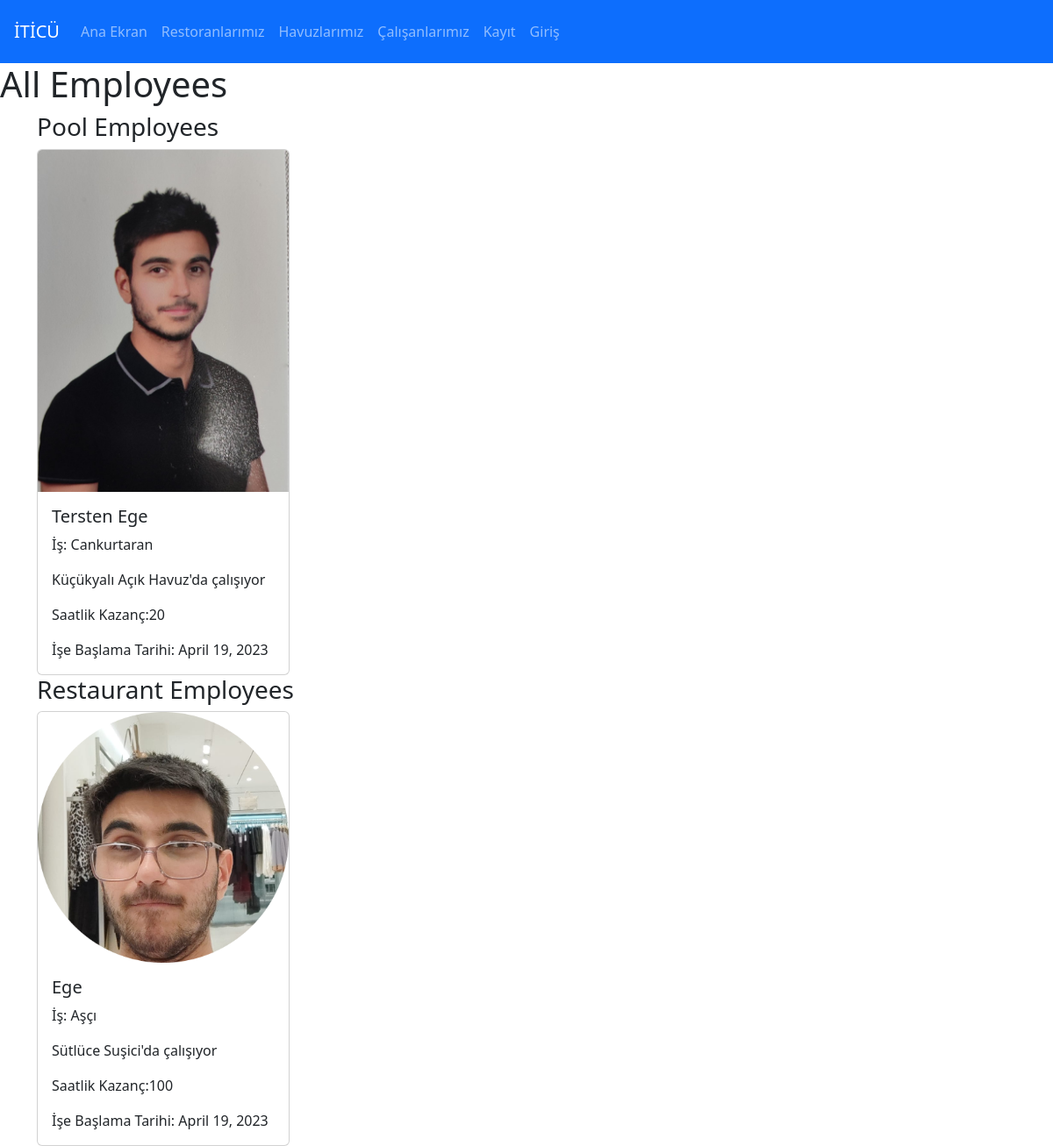
The page /employees on the database its author committed.
### web/models.py (models this page shows, shortened)
class PoolEmployeeRelation(models.Model):
    employee = models.ForeignKey(Employee,on_delete=models.CASCADE)
    pool = models.ForeignKey(Pool,on_delete=models.CASCADE)
    hourly_wage = models.IntegerField(null=True)
    start_Date = models.DateField(null=True)

class Employee(models.Model):
    name = models.CharField(max_length=30,null=True)
    job = models.CharField(max_length=20,null= True)
    img = models.ImageField(null=True,upload_to="uploads")

class Pool(models.Model):
    hotel = models.ForeignKey(Hotel,on_delete=models.CASCADE)
    type = models.CharField(max_length=20)
    img = models.ImageField(null=True,upload_to="uploads")
    def __str__(self):
        return self.hotel.name + " " + self.type

class Hotel(models.Model):
    name = models.CharField(max_length=20)
    location = models.CharField(max_length=40)
    stars = models.IntegerField()
    img = models.ImageField(null=True,upload_to="uploads")

class RestaurantEmployeeRelation(models.Model):
    employee = models.ForeignKey(Employee,on_delete=models.CASCADE)
    restaurant = models.ForeignKey(Restaurant,on_delete=models.CASCADE)
    hourly_wage = models.IntegerField(null=True)
    start_Date = models.DateField(null=True)

class Restaurant(models.Model):
    hotel = models.ForeignKey(Hotel ,on_delete=models.CASCADE)
    name = models.CharField(max_length=20)
    img = models.ImageField(null = True,upload_to="uploads")
    def __str__(self) ->str:
        return self.hotel.name+" "+self.name

### web/views.py (the view)
# urls.py: path("employees",views.employees,name="employees"),
def employees(request):
      employees = Employee.objects.all()
      data = {"employees":employees,"pools":PoolEmployeeRelation.objects.all(),"restaurants":RestaurantEmployeeRelation.objects.all()}
      return render(request,"employees.html",data)

### web/templates/employees.html (shortened to what this page needs)
{%extends 'base.html'%}
{%block title%}
<h1>All Employees </h1>
{%endblock%}
{%block body%}
<h3>Pool Employees</h3>
{%for pool in pools%}
<div class="col-3 ">
{%include 'partials/_employee.html'%}
</div>
{% endfor %}
 <h3>Restaurant Employees</h3>
{%for rest in restaurants%}
<div class="col-3 ">
{%include 'partials/_employee2.html'%}
</div>
{% endfor %}
{%endblock%}

### templates/partials/_employee.html
<div class="card" style="width: 18rem;">
    <img src=" {{pool.employee.img.url}}" class="card-img-top" alt="...">
    <div class="card-body">
      <h5 class="card-title">{{pool.employee.name}}</h5>
      <p class="card-text">İş: {{pool.employee.job}}</p>
      <p class="card-text">{{pool.pool}}'da çalışıyor</p>
      <p class="card-text">Saatlik Kazanç:{{pool.hourly_wage}}</p>
      <p class="card-text">İşe Başlama Tarihi: {{pool.start_Date}}</p>
    </div>
  </div>

### templates/partials/_employee2.html
<div class="card" style="width: 18rem;">
    <img src=" {{rest.employee.img.url}}" class="card-img-top" alt="...">
    <div class="card-body">
      <h5 class="card-title">{{rest.employee.name}}</h5>
      <p class="card-text">İş: {{rest.employee.job}}</p>
      <p class="card-text">{{rest.restaurant}}'da çalışıyor</p>
      <p class="card-text">Saatlik Kazanç:{{rest.hourly_wage}}</p>
      <p class="card-text">İşe Başlama Tarihi: {{rest.start_Date}}</p>
    </div>
  </div>

### rows shown on the page
PoolEmployeeRelation: employee.img (picture), employee.name "Tersten Ege", employee.job "Cankurtaran", pool "Küçükyalı Açık Havuz", hourly_wage "20", start_Date "April 19, 2023"
RestaurantEmployeeRelation: employee.img (picture), employee.name "Ege", employee.job "Aşçı", restaurant "Sütlüce Suşici", hourly_wage "100", start_Date "April 19, 2023"
